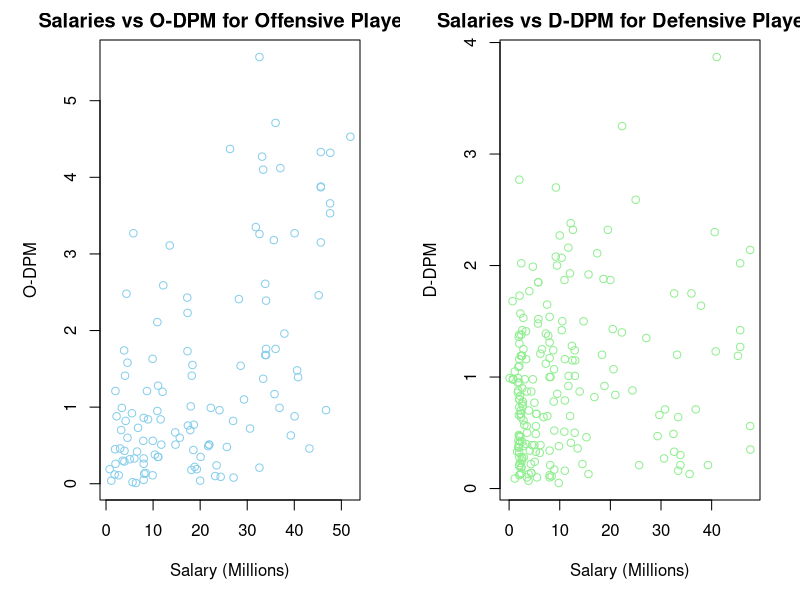
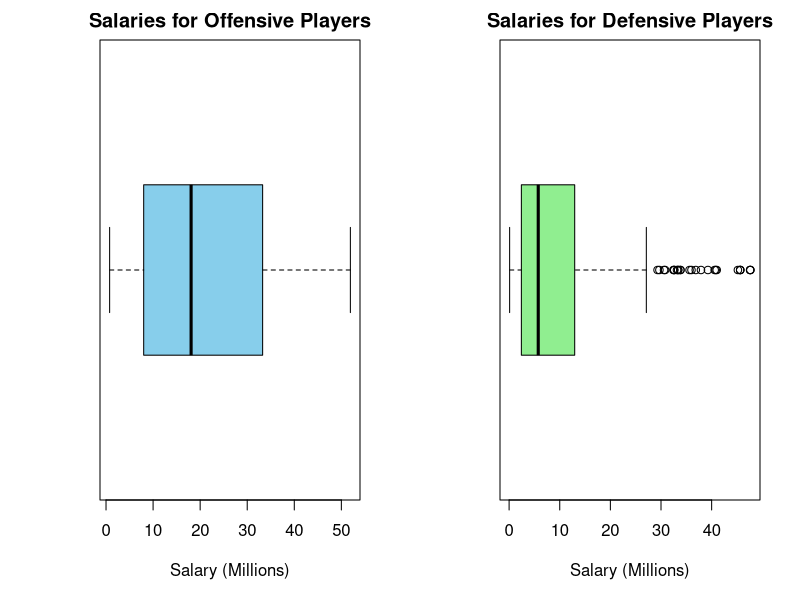

Write the R code that produced these figures, in order.
# Step 1: Load necessary libraries
library(dplyr)   # For data manipulation

# Step 2: Read the CSV data
nba_data_salary <- read.csv("nba_salary_data_2023_24.csv")
nba_data_talent <- read.csv("DARKO_player_talent_2024-05-01.csv")

# Step 3: Merge datasets based on player names
nba_data_salary$Salary <- as.numeric(gsub("\\$", "", nba_data_salary$Salary))
merged_data <- merge(nba_data_salary, nba_data_talent, by.x = "Player", by.y = "Player", all = TRUE)

# Step 4: Filter out players with missing salary, O-DPM, or D-DPM stats
filtered_data <- merged_data %>%
  filter(!is.na(Salary) & !is.na(`O.DPM`) & !is.na(`D.DPM`))

# Step 5: Define thresholds for good offensive and defensive stats
offensive_threshold <- 0  # O-DPM above 0 for good offensive player
defensive_threshold <- 0  # D-DPM above 0 for good defensive player

# Step 6: Select players with good offensive and defensive stats
good_offensive_players <- filtered_data %>% filter(`O.DPM` > offensive_threshold)
good_defensive_players <- filtered_data %>% filter(`D.DPM` > defensive_threshold)

# Step 7: Calculate population and sample statistics for both categories
offensive_mean <- mean(good_offensive_players$Salary)
defensive_mean <- mean(good_defensive_players$Salary)

offensive_pop_std <- sd(good_offensive_players$Salary)
defensive_pop_std <- sd(good_defensive_players$Salary)

offensive_sample_std <- sd(good_offensive_players$Salary) * sqrt((length(good_offensive_players$Salary) - 1) / length(good_offensive_players$Salary))
defensive_sample_std <- sd(good_defensive_players$Salary) * sqrt((length(good_defensive_players$Salary) - 1) / length(good_defensive_players$Salary))

offensive_count <- nrow(good_offensive_players)
defensive_count <- nrow(good_defensive_players)

# Step 6: Create dotplots for offensive and defensive player salaries
par(mfrow=c(1,2), mar=c(5, 5, 2, 2)) # Set up a multi-pane plot with 1 row and 2 columns, adjust margins

# Dotplot for offensive player salaries
plot(good_offensive_players$Salary/1e6, good_offensive_players$`O.DPM`,
     main = "Salaries vs O-DPM for Offensive Players",
     xlab = "Salary (Millions)",
     ylab = "O-DPM",
     col = "skyblue")

# Dotplot for defensive player salaries
plot(good_defensive_players$Salary/1e6, good_defensive_players$`D.DPM`,
     main = "Salaries vs D-DPM for Defensive Players",
     xlab = "Salary (Millions)",
     ylab = "D-DPM",
     col = "lightgreen")

# Step 6: Create boxplots for offensive and defensive player salaries
par(mfrow=c(1,2), mar=c(5, 5, 2, 2)) # Set up a multi-pane plot with 1 row and 2 columns, adjust margins

# Boxplot for offensive player salaries
boxplot(good_offensive_players$Salary/1e6, main = "Salaries for Offensive Players",
        col = "skyblue", border = "black", horizontal = TRUE, xlab = "Salary (Millions)", ylab = "")

# Boxplot for defensive player salaries
boxplot(good_defensive_players$Salary/1e6, main = "Salaries for Defensive Players",
        col = "lightgreen", border = "black", horizontal = TRUE, xlab = "Salary (Millions)", ylab = "")

# Step 8: Choose a Statistical Test
# Assuming data is normally distributed (you can check this assumption)
# Perform a t-test for independent samples

# Step 9: Perform the Hypothesis Test
t_test_result <- t.test(good_offensive_players$Salary, good_defensive_players$Salary)

# Step 10: Interpret the Results
t_test_result

# Step 11: Print calculated statistics
cat("Offensive Players Mean Salary:", offensive_mean, "\n")
cat("Defensive Players Mean Salary:", defensive_mean, "\n")
cat("Offensive Players Population Standard Deviation:", offensive_pop_std, "\n")
cat("Defensive Players Population Standard Deviation:", defensive_pop_std, "\n")
cat("Offensive Players Sample Standard Deviation:", offensive_sample_std, "\n")
cat("Defensive Players Sample Standard Deviation:", defensive_sample_std, "\n")
cat("Number of Offensive Players:", offensive_count, "\n")
cat("Number of Defensive Players:", defensive_count, "\n")
